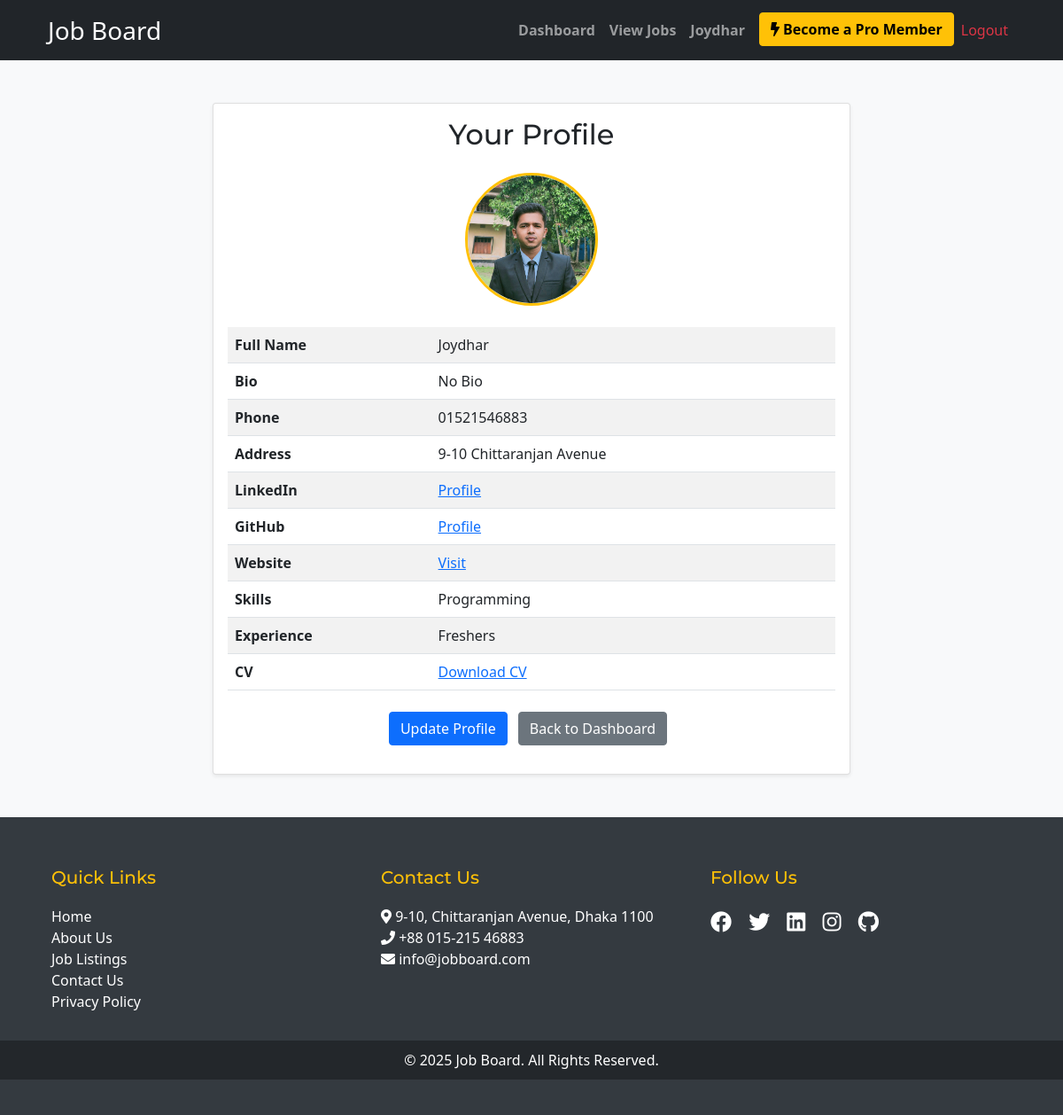
Page /profile.php (signed in) on the committed database.
### tables this page shows
CREATE TABLE `profiles` (
  `id` int NOT NULL,
  `user_id` int NOT NULL,
  `full_name` varchar(255) NOT NULL,
  `bio` text,
  `profile_photo` varchar(255) DEFAULT NULL,
  `phone` varchar(20) DEFAULT NULL,
  `address` varchar(255) DEFAULT NULL,
  `linkedin` varchar(255) DEFAULT NULL,
  `github` varchar(255) DEFAULT NULL,
  `website` varchar(255) DEFAULT NULL,
  `cv` varchar(255) DEFAULT NULL,
  `skills` varchar(255) DEFAULT NULL,
  `experience` text,
  `created_at` timestamp NOT NULL DEFAULT CURRENT_TIMESTAMP,
  `updated_at` timestamp NOT NULL DEFAULT CURRENT_TIMESTAMP ON UPDATE CURRENT_TIMESTAMP
);

### profile.php (the view, shortened to what this page needs)
<?php
include('includes/db.php');
$user_id = $_SESSION['user_id'];
$sql = "SELECT * FROM profiles WHERE user_id = '$user_id'";
$result = $conn->query($sql);
$profile = ($result->num_rows > 0) ? $result->fetch_assoc() : null;
?>
<!DOCTYPE html>
<html>
<head>
    <?php include('headlink.php');?>
</head>
<body class="bg-light">
    <?php include('header.php'); ?>
    <div class="container mt-5">
        <div class="row justify-content-center">
            <div class="col-md-8">
                <div class="card shadow-sm">
                    <div class="card-body">
                        <h2 class="card-title text-center mb-4">Your Profile</h2>
                        <div class="text-center mb-4">
                            <?php if (!empty($profile['profile_photo'])): ?>
                                <img src="<?php echo htmlspecialchars($profile['profile_photo']); ?>" alt="Profile Photo" class="profile-photo">
                            <?php else: ?>
                                <img src="images/default-profile.png" alt="Default Profile Photo" class="profile-photo">
                            <?php endif; ?>
                        </div>
                        <?php if ($profile): ?>
                            <table class="table table-striped">
                                <tr><th>Full Name</th><td><?php echo htmlspecialchars($profile['full_name']); ?></td></tr>
                                <tr><th>Bio</th><td><?php echo htmlspecialchars($profile['bio']); ?></td></tr>
                                <tr><th>Phone</th><td><?php echo htmlspecialchars($profile['phone']); ?></td></tr>
                                <tr><th>Address</th><td><?php echo htmlspecialchars($profile['address']); ?></td></tr>
                                <tr><th>LinkedIn</th><td><a href="<?php echo htmlspecialchars($profile['linkedin']); ?>" target="_blank">Profile</a></td></tr>
                                <tr><th>GitHub</th><td><a href="<?php echo htmlspecialchars($profile['github']); ?>" target="_blank">Profile</a></td></tr>
                                <tr><th>Website</th><td><a href="<?php echo htmlspecialchars($profile['website']); ?>" target="_blank">Visit</a></td></tr>
                                <tr><th>Skills</th><td><?php echo htmlspecialchars($profile['skills']); ?></td></tr>
                                <tr><th>Experience</th><td><?php echo htmlspecialchars($profile['experience']); ?></td></tr>
                                <?php if (!empty($profile['cv'])): ?>
                                    <tr><th>CV</th><td><a href="<?php echo htmlspecialchars($profile['cv']); ?>" target="_blank">Download CV</a></td></tr>
                                <?php endif; ?>
                            </table>
                        <?php else: ?>
                            <div class="alert alert-info">No profile details found.</div>
                        <?php endif; ?>
                        <div class="text-center mt-3 mb-2">
                            <a href="update_profile.php" class="btn btn-primary">Update Profile</a>
                            <a href="<?php
                                switch ($_SESSION['role']) {
                                    case 'job_seeker': echo 'dashboard.php'; break;
                                }
                            ?>" class="btn btn-secondary m-2">Back to Dashboard</a>
                        </div>
                    </div>
                </div>
            </div>
        </div>
    </div>
    <?php include('footer.php'); ?>
</body>
</html>

### css/styles.css (style rules this page uses)
body { background-color: #f8f9fa; }
.card { border-radius: 12px; }
.btn { border-radius: 8px; }

### css/custom.css (style rules this page uses)
body { background-color: #f8f9fa; }
.card { border: none; border-radius: 10px; transition: transform 0.3s ease; }
.btn-primary { background-color: #007bff; border-color: #007bff; }
body { font-family: 'Poppins', sans-serif; }
h1, h2, h3, h4, h5, h6 { font-family: 'Montserrat', sans-serif; }

### profile.php (style rules this page uses)
.profile-photo { width: 150px; height: 150px; border-radius: 50%; object-fit: cover; border: 3px solid #ffc107; }

### rows in the picture
profiles: profile_photo (picture), full_name "Joydhar", bio "No Bio", phone "01521546883", address "9-10 Chittaranjan Avenue", skills "Programming", experience "Freshers"

### other values in the picture
$_SESSION['name'] "Joydhar"
